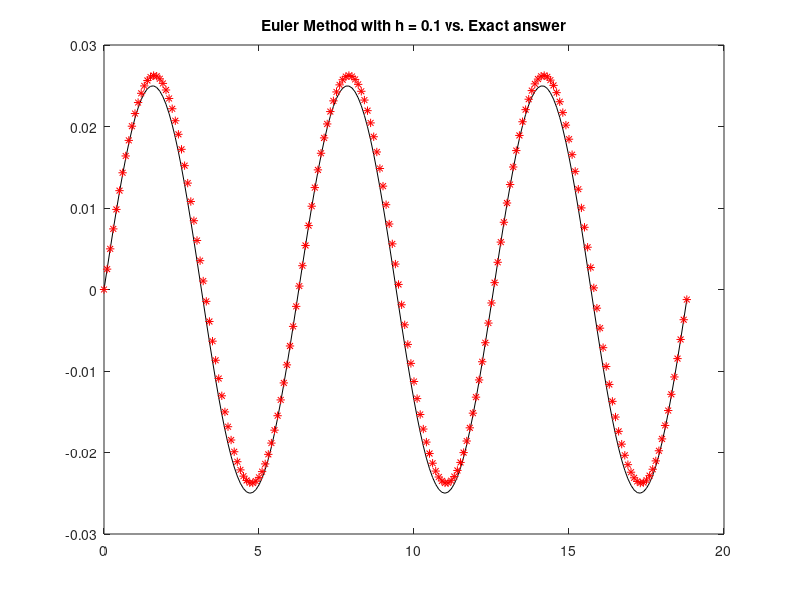
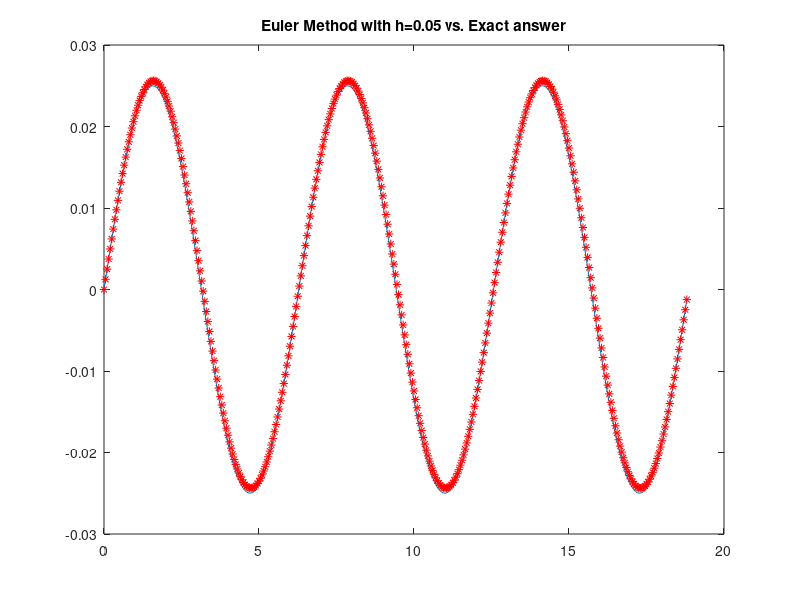
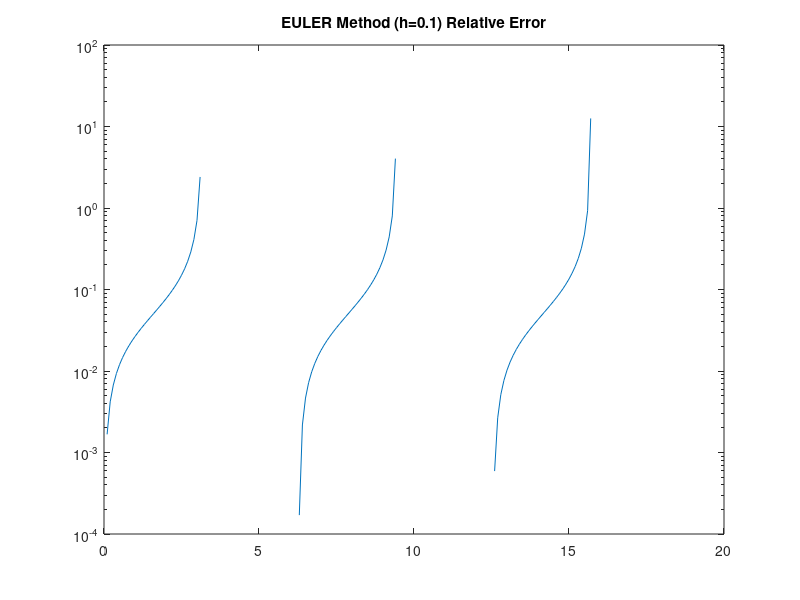
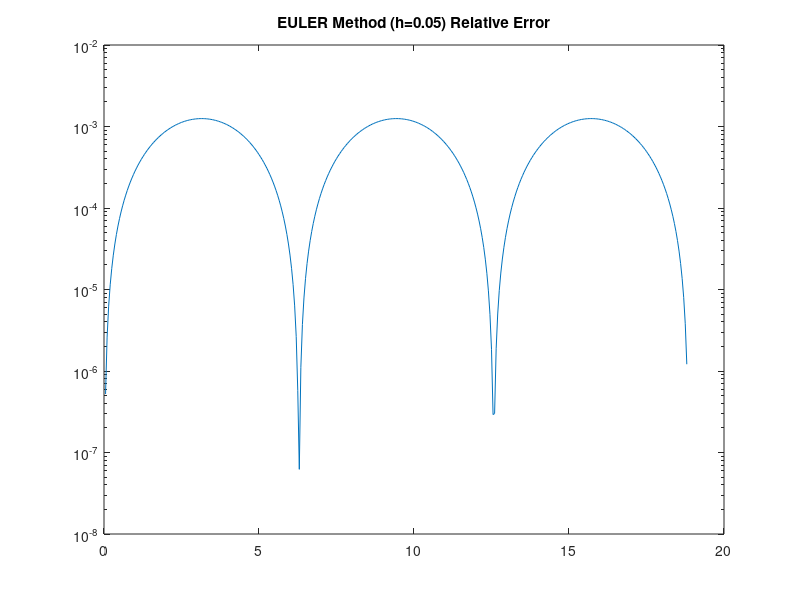

Write MATLAB code to recreate these figures, in order.
            % Solving ODEs
            % Forward Euler Method Empirical Order
clc
clear all
close all
format long

            % Defining the Problem and Exact Function
alpha = 0.05;           
f = @(t,y) (alpha * 0.5) * cos(t) * ( 1 - y.^2 );
y_exact = @(t) ( exp( alpha * sin(t) ) - 1) ./ ( exp (alpha * sin(t)) +1);


y0 = 0;
T = 6*pi;

            % Defining conditions for two solutions with h1 and h2
h1 = 0.1;
h2 = 0.05;

N1 = T/h1;
N2 = T/h2;

un1 = zeros(round(N1+1),1);
tn1 = zeros(round(N1+1),1);

un2 = zeros(size(N2+1));
tn2 = zeros(size(N2+1));

un1(1,1) = y0;
un2(1,1) = y0;

for k = 1 : N1
    un1(k+1,1) = un1(k,1) + h1 * f( tn1(k,1), un1(k,1) );
    tn1(k+1,1) = tn1(k) + h1;
end


for j = 1 : N2
    un2(j+1,1) = un2(j,1) + h2 * f( tn2(j,1), un2(j,1) );
    tn2(j+1,1) = tn2(j) + h2;
end

            % Plotting Euler Method Answers vs. Exact Answer
tmesh1 = [0 : h1 : T]';
tmesh2 = [0 : h2 : T]';

figure(1)
plot(tmesh1,y_exact(tmesh1), 'k', tn1,un1,'r*')
title("Euler Method with h = 0.1 vs. Exact answer")

figure(2)
plot(tmesh2, y_exact(tmesh2), tn2, un2, 'r*')
title("Euler Method with h=0.05 vs. Exact answer")


            % Absolute and Relatve Errors on the Interval

abs_err_EULER1 = abs( y_exact(tn1) - un1 );
abs_err_EULER2 = abs( y_exact(tn2) - un2 );


%size of rel_err_euler1 & 2 are square matrixes, not vectors

rel_err_EULER1 = abs_err_EULER1 ./ y_exact(tn1);
rel_err_EULER2 = abs_err_EULER2 

figure(3)
semilogy(tn1,rel_err_EULER1)
title("EULER Method (h=0.1) Relative Error")
figure(4)
semilogy(tn2,rel_err_EULER2)
title("EULER Method (h=0.05) Relative Error")



            % Absolute and Relative Errors at Final Time

abs_error_endpoint_EULER1 = abs( y_exact(tn1(end)) - un1(end) )
abs_error_endpoint_EULER2 = abs( y_exact(tn2(end)) - un2(end) )


rel_error_endpoint_EULER1 = abs( y_exact(tn1(end)) - un1(end)) ./ abs( y_exact( tn1(end) ) )
rel_error_endpoint_EULER2 = abs( y_exact(tn2(end)) - un2(end)) ./ abs( y_exact( tn2(end) ) )


            % Absolute and Relative Maximum Norm on the Interval

abs_err_Norminf_EULER1 = norm( abs_err_EULER1, inf )
abs_err_Norminf_EULER2 = norm( abs_err_EULER2, inf )


rel_err_Norminf_EULER1 = norm( abs_err_EULER1, inf ) / norm( y_exact(tn1),inf )
rel_err_Norminf_EULER2 = norm( abs_err_EULER2, inf ) / norm( y_exact(tn2),inf )


            % Forward Euler Method Empirical Order Calculation 
p_emp = -log2(rel_err_Norminf_EULER2/rel_err_Norminf_EULER1)